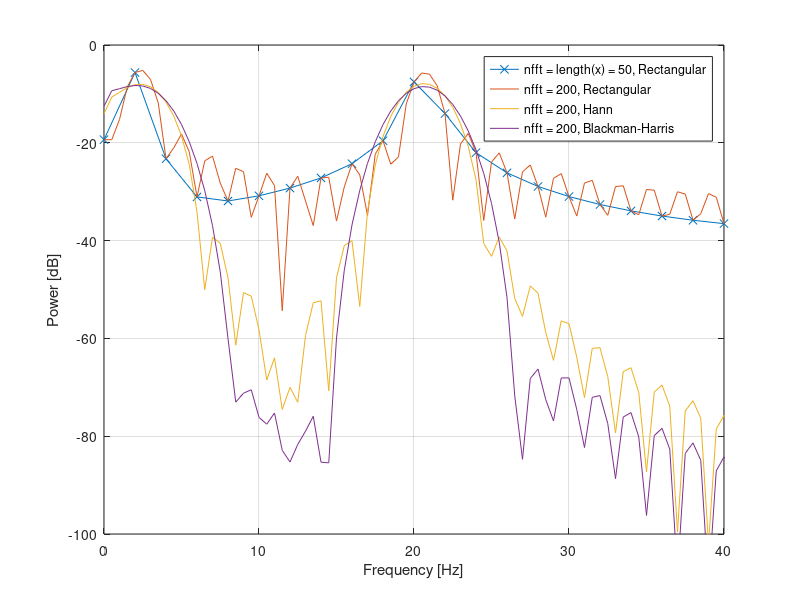

Recreate this plot in MATLAB. (Note: this script raises an error after producing the figure.)
%% Filter Examples
% J.Currie May 2023
clc
clear
% set(gcf,'position',[490   380   621   468])

% Also see Control/Filter/Tests/mxFilter_tests.m for unit testing.


%% FFT: Basic Usage
clc
clf

Fs = 1e3;      % Sampling Frequency [Hz]
T = 1/Fs;      % Sampling Interval [s]
L = 2000;      % Number of elements in input signal
t = (0:L-1)*T; % Time vector [s]

% Create a time series signal with 3 cosine waves, with varying amplitude and
% phase
% 0.7, 10Hz, +10deg
x = 0.7*cos(10*2*pi*t + deg2rad(10));
% 0.3, 60Hz, +30deg
x = x + 0.3*cos(60*2*pi*t + deg2rad(30));
% % 0.1, 110Hz, -45deg
x = x + 0.1*cos(110*2*pi*t - deg2rad(45));

% Perform FFT
y = fft(x);

% Compute the single sided (i.e. just positive frequencies) spectrum
P2 = abs(y/L); % double sided initially
P1 = P2(1:L/2+1);
P1(2:end-1) = 2*P1(2:end-1); % single sided, even number of samples

% Due to numerical precision, remove small components for phase calculation
z = y;
tol = 1e-6;
z(abs(z) < tol) = 0;

% Compute single sided phase
phase = angle(z)*180/pi; % double sided initially
phase = phase(1:L/2+1);

% Single sided frequency vector (note resolution related to sample length!)
f = Fs*(0:(L/2))/L;

% Plot
subplot(211)
plot(f,P1) 
title("Single-Sided Spectrum")
ylabel("Amplitude"); grid on;

subplot(212)
plot(f,phase) 
xlabel("Frequency [Hz]")
ylabel("Phase [deg]"); grid on;
xlim([0 500])

%% Inverse ifft
clf
% Inverse fft
xI = ifft(y)

% Plot
plot(t,x,t,xI,'x')
xlim([0 0.4])
title("Inverse FFT")
ylabel("Amplitude"); grid on;
xlabel('Time [s]')
legend('Original Input Data','ifft Output')

%% Periodogram PS
clc
clf

window = [];        % rectangular window (default)
nfft = length(x);   % number of points in the fft

% Compute Power Spectrum
periodogram(x,window,nfft,Fs,'power')

% Manual Calculation of Power
% Remember Power = 2 * A^2/4 or A^2/2
cos1Power = 10*log10(0.7^2/2)
cos2Power = 10*log10(0.3^2/2)
cos3Power = 10*log10(0.1^2/2)

%% Periodgram PS vs Sampling Frequency: Broadband
clc
clf

% Generate some broadband (not just a single tone) data
xbb = chirp(t,1,0.5,100); % Linear chirp 0s = 1Hz, 0.5s = 100Hz 

% Same sampling frequency, but less samples
xbb1 = xbb(1:L/2);
xbb2 = xbb(1:L/4);

% Generate Power Spectrums
window = [];
[pxx,f] = periodogram(xbb,window,length(xbb),Fs,'power');
[pxx1,f1] = periodogram(xbb1,window,length(xbb1),Fs,'power');
[pxx2,f2] = periodogram(xbb2,window,length(xbb2),Fs,'power');

% Plot
plot(f2,10*log10(abs(pxx2)),f1,10*log10(abs(pxx1)),f,10*log10(abs(pxx)))
xlim([0 Fs/2]); ylim([-80 0]); grid on;
xlabel('Frequency [Hz]')
ylabel('Power [dB]')
legend(sprintf('Freq Resolution %.2f Hz',mean(diff(f2))),sprintf('Freq Resolution %.2f Hz',mean(diff(f1))),sprintf('Freq Resolution %.2f Hz',mean(diff(f))))
title('Power Spectrum Estimate vs Frequency Resolution')

%% Periodgram PS vs Sampling Frequency: Pure Tones
clc
clf

% x contains our 3x pure tones from previous examples

% Same sampling frequency, but less samples
x1 = x(1:L/2);
x2 = x(1:L/4);

% Generate Power Spectrums
window = [];
[pxx,f] = periodogram(x,window,length(x),Fs,'power');
[pxx1,f1] = periodogram(x1,window,length(x1),Fs,'power');
[pxx2,f2] = periodogram(x2,window,length(x2),Fs,'power');

% Plot
plot(f2,10*log10(abs(pxx2)),'x',f1,10*log10(abs(pxx1)),'o',f,10*log10(abs(pxx)))
xlim([0 Fs/2]); ylim([-80 0]); grid on;
xlabel('Frequency [Hz]')
ylabel('Power [dB]')
legend(sprintf('Freq Resolution %.2f Hz',mean(diff(f2))),sprintf('Freq Resolution %.2f Hz',mean(diff(f1))),sprintf('Freq Resolution %.2f Hz',mean(diff(f))))
title('Power Spectrum Estimate vs Frequency Resolution')

%% Periodogram PSD
clc
clf

window = [];        % rectangular window (default)
nfft = length(x);   % number of points in the fft

% Compute Power Spectral Density
periodogram(x,window,nfft,Fs)

% Freq Resolution
freqRes = Fs/nfft;

% Manual Calculation of Power Spectral Density (Power/freqRes)
% Remember Power = 2 * A^2/4 or A^2/2
cos1PSD = 10*log10(0.7^2/2/freqRes)
cos2PSD = 10*log10(0.3^2/2/freqRes)
cos3PSD = 10*log10(0.1^2/2/freqRes)

%% Periodgram PSD vs Sampling Frequency: Broadband
clc
clf

% xbb contains our chirp from the previos example

% Same sampling frequency, but less samples
xbb1 = xbb(1:L/2);
xbb2 = xbb(1:L/4);

% Generate Power Spectral Density Estimates
window = [];
[pxx,f] = periodogram(xbb,window,length(xbb),Fs);
[pxx1,f1] = periodogram(xbb1,window,length(xbb1),Fs);
[pxx2,f2] = periodogram(xbb2,window,length(xbb2),Fs);

% Plot
plot(f2,10*log10(abs(pxx2)),f1,10*log10(abs(pxx1)),f,10*log10(abs(pxx)))
xlim([0 Fs/2]); ylim([-80 0]); grid on;
xlabel('Frequency [Hz]')
ylabel('Power Spectral Density [dB/Hz]')
legend(sprintf('Freq Resolution %.2f Hz',mean(diff(f2))),sprintf('Freq Resolution %.2f Hz',mean(diff(f1))),sprintf('Freq Resolution %.2f Hz',mean(diff(f))))
title('Power Spectral Density Estimate vs Frequency Resolution')

%% Periodgram PSD vs Sampling Frequency: Pure Tones
clc
clf

% x contains our 3x pure tones from previous examples

% Same sampling frequency, but less samples
x1 = x(1:L/2);
x2 = x(1:L/4);

% Generate Power Spectral Density Estimates
window = [];
[pxx,f] = periodogram(x,window,length(x),Fs);
[pxx1,f1] = periodogram(x1,window,length(x1),Fs);
[pxx2,f2] = periodogram(x2,window,length(x2),Fs);

% Plot
plot(f2,10*log10(abs(pxx2)),'x',f1,10*log10(abs(pxx1)),'o',f,10*log10(abs(pxx)))
xlim([0 Fs/2]); ylim([-80 0]); grid on;
xlabel('Frequency [Hz]')
ylabel('Power Spectral Density [dB/Hz]')
legend(sprintf('Freq Resolution %.2f Hz',mean(diff(f2))),sprintf('Freq Resolution %.2f Hz',mean(diff(f1))),sprintf('Freq Resolution %.2f Hz',mean(diff(f))))
title('Power Spectral Density Estimate vs Frequency Resolution')

%% Spectral Leakge: nfft
clc
clf

Fs = 1e3;      % Sampling Frequency [Hz]
T = 1/Fs;      % Sampling Interval [s]
L = 2e3;       % Number of elements in input signal
t = (0:L-1)*T; % Time vector [s]

% Create a time series signal with 1x 10Hz cosine
x = cos(10*2*pi*t);

% Check periodogram defaults
window = [];
[Pxx,f] = periodogram(x,window,[],Fs,'power');
% Frequency Resolution returned
freqResHz = mean(diff(f))
% Expected Frequency Resolution from defaults
N = 2^nextpow2(length(x));
freqResExpHz = Fs/N

% With nfft = length(x)
nfft1 = length(x);
[Pxx1,f1] = periodogram(x,window,nfft1,Fs,'power');
% Frequency Resolution returned
freqResHz = mean(diff(f1))

% With much higher nfft
nfft2 = 2^14;
[Pxx2,f2] = periodogram(x,window,nfft2,Fs,'power');
% Frequency Resolution returned
freqResHz = mean(diff(f2))

% Plot Results
subplot(121)
plot(f2,10*log10(abs(Pxx2)),f,10*log10(abs(Pxx)),f1,10*log10(abs(Pxx1)))
ylim([-100 0]); xlim([0 500])
grid on; xlabel('Frequency [Hz]'); ylabel('Power [dB]')
legend(sprintf('nfft = %d',nfft2),sprintf('nfft = %d (default)',N),sprintf('nfft = length(x) = %d',nfft1))

subplot(122)
plot(f2,10*log10(abs(Pxx2)),f,10*log10(abs(Pxx)),f1,10*log10(abs(Pxx1)))
ylim([-100 0]); xlim([0 30])
grid on;  xlabel('Frequency [Hz]'); 

%% Spectral Leakge: 0 padding
clc
clf

% Use nfft = 2*length(x)
nfft = 2*length(x);

% Compute with function adding padding
window = rectwin(length(x)); % Default window
[Pxx,f] = periodogram(x,window,nfft,Fs,'power');

% Add padding manually
xPadded = [x zeros(1,length(x))];
windowPadded = [window; zeros(length(x),1)]; % Default window with padding
[Pxxp,fp] = periodogram(xPadded,windowPadded,nfft,Fs,'power');

plot(f,10*log10(abs(Pxx)),fp,10*log10(abs(Pxxp)))
grid on;  xlabel('Frequency [Hz]');  ylabel('Power [dB]')
legend('length(x) < nfft','x manually padded to nfft')
title('Periodogram Power Spectrum Estimate Comparison')
ylim([-100 0]); 

%% Padding: Benefit
clc
clf

Fs = 50;       % Sampling Frequency [Hz]
T = 1/Fs;      % Sampling Interval [s]
L = 0.8*Fs;    % Number of elements in input signal
t = (0:L-1)*T; % Time vector [s]

% Create a time series signal with 1x 2Hz cosine
x = cos(2*2*pi*t);

% len(x)
window = [];
nfft = length(x);
[Pxx,f] = periodogram(x,window,nfft,Fs,'power');

% Fs*10
nfft1 = Fs*10;
[Pxx1,f1] = periodogram(x,window,nfft1,Fs,'power');

plot(f,10*log10(abs(Pxx)),'x-',f1,10*log10(abs(Pxx1)))
grid on; xlabel('Frequency [Hz]'); ylabel('Power [dB]')
legend(sprintf('nfft = length(x) = %d',nfft),sprintf('nfft = %d',nfft1))
title('Periodogram Power Spectrum Estimate vs nfft')

%% Padding: Less Benefit
clc
clf

% Create a time series signal with 2x cosine close to each other
x = cos(1.75*2*pi*t) + cos(2.25*2*pi*t);

% len(x)
window = [];
nfft = length(x);
[Pxx,f] = periodogram(x,window,nfft,Fs,'power');

% 32*len(x)
nfft1 = 32*length(x);
[Pxx1,f1] = periodogram(x,window,nfft1,Fs,'power');

plot(f,10*log10(abs(Pxx)),'x-',f1,10*log10(abs(Pxx1)))
grid on; xlabel('Frequency [Hz]'); ylabel('Power [dB]')
legend(sprintf('nfft = length(x) = %d',nfft),sprintf('nfft = %d',nfft1))
title('Periodogram Power Spectrum Estimate vs nfft')

%% Padding: Correct Length
clc
clf

Fs = 50;       % Sampling Frequency [Hz]
T = 1/Fs;      % Sampling Interval [s]
L = 3.8*Fs;    % Number of elements in input signal
t = (0:L-1)*T; % Time vector [s]

% Create a time series signal with 2x cosine close to each other
x = cos(1.75*2*pi*t) + cos(2.25*2*pi*t);

% len(x)
window = [];
nfft = length(x);
[Pxx,f] = periodogram(x,window,nfft,Fs,'power');

% 0.05Hz resolution
nfft1 = Fs/0.05;
[Pxx1,f1] = periodogram(x,window,nfft1,Fs,'power');

plot(f,10*log10(abs(Pxx)),'x-',f1,10*log10(abs(Pxx1)))
grid on; xlabel('Frequency [Hz]'); ylabel('Power [dB]')
legend(sprintf('nfft = length(x) = %d',nfft),sprintf('nfft = %d',nfft1))
title('Periodogram Power Spectrum Estimate vs nfft')

%% Windowing: Rectangular 
clc
clf

Fs = 1e2;      % Sampling Frequency [Hz]
T = 1/Fs;      % Sampling Interval [s]
L = 0.5*Fs;  % Number of elements in input signal
t = (0:L-1)*T; % Time vector [s]

% Create a time series signal with 2x cosine
freq1 = 2.35;
freq2 = 20.65;
x = cos(freq1*2*pi*t) + cos(freq2*2*pi*t);

% len(x) Rectangular
window = [];
nfft = length(x);
[Pxx,f] = periodogram(x,window,nfft,Fs,'power');

% 0.05Hz Rectangular
nfft1 = Fs/0.5;
window1 = rectwin(L);
[Pxx1,f1] = periodogram(x,window1,nfft1,Fs,'power');

% 0.05Hz Hann
nfft2 = Fs/0.5;
window2 = hann(L);
[Pxx2,f2] = periodogram(x,window2,nfft2,Fs,'power');

% 0.05Hz Blackman
nfft3 = Fs/0.5;
window3 = blackman(L);
[Pxx3,f3] = periodogram(x,window3,nfft3,Fs,'power');

plot(f,10*log10(abs(Pxx)),'x-',f1,10*log10(abs(Pxx1)),f2,10*log10(abs(Pxx2)),f3,10*log10(abs(Pxx3)))
grid on; xlabel('Frequency [Hz]'); ylabel('Power [dB]')
legend(sprintf('nfft = length(x) = %d, Rectangular',nfft),...
    sprintf('nfft = %d, Rectangular',nfft1),...
    sprintf('nfft = %d, Hann',nfft2),...
    sprintf('nfft = %d, Blackman-Harris',nfft3),'location','best')
xlim([0 40]); ylim([-100 0]); vline([freq1,freq2],'r--')
title('Periodogram Power Spectrum Estimate vs nfft & Window')
